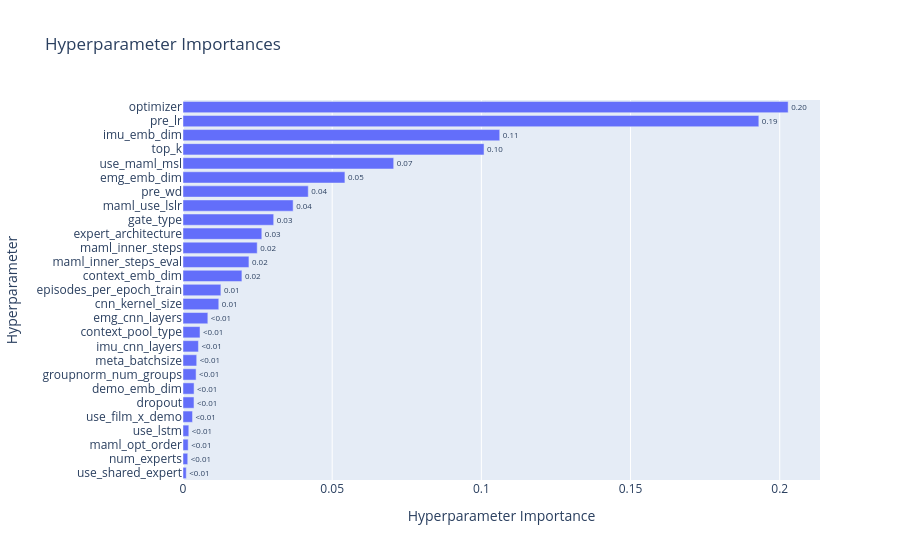

Notebook cell for this chart:
### Code cell
# D. Parameter Importance
# Helps you identify which hyperparameters actually moved the needle
fig_importance = vis.plot_param_importances(study)
fig_importance.show()

### Figure 1 — Plotly figure (JSON) as saved in the notebook; plotly's stock layout.template omitted (floating-point values rounded to 4 significant figures)
{"data": [{"cliponaxis": false, "hovertemplate": ["use_shared_expert (CategoricalDistribution): 0.0010929081494721665<extra></extra>", "num_experts (IntDistribution): 0.001587881456599815<extra></extra>", "maml_opt_order (CategoricalDistribution): 0.0017334916812707041<extra></extra>", "use_lstm (CategoricalDistribution): 0.0019482715034460534<extra></extra>", "use_film_x_demo (CategoricalDistribution): 0.0031922662935574874<extra></extra>", "dropout (CategoricalDistribution): 0.0036817503529780905<extra></extra>", "demo_emb_dim (CategoricalDistribution): 0.0037100002525637284<extra></extra>", "groupnorm_num_groups (CategoricalDistribution): 0.004386350788392176<extra></extra>", "meta_batchsize (CategoricalDistribution): 0.004593746598133909<extra></extra>", "imu_cnn_layers (CategoricalDistribution): 0.005172817251577817<extra></extra>", "context_pool_type (CategoricalDistribution): 0.005698339589834368<extra></extra>", "emg_cnn_layers (CategoricalDistribution): 0.008326164074536957<extra></extra>", "cnn_kernel_size (CategoricalDistribution): 0.011992586439243775<extra></extra>", "episodes_per_epoch_train (CategoricalDistribution): 0.012694864184496755<extra></extra>", "context_emb_dim (CategoricalDistribution): 0.019744056059867215<extra></extra>", "maml_inner_steps_eval (CategoricalDistribution): 0.02210027501314394<extra></extra>", "maml_inner_steps (CategoricalDistribution): 0.024871323548461294<extra></extra>", "expert_architecture (CategoricalDistribution): 0.026415828100951652<extra></extra>", "gate_type (CategoricalDistribution): 0.03039585786450361<extra></extra>", "maml_use_lslr (CategoricalDistribution): 0.0369139532167133<extra></extra>", "pre_wd (FloatDistribution): 0.0419825107056449<extra></extra>", "emg_emb_dim (CategoricalDistribution): 0.05427136934389574<extra></extra>", "use_maml_msl (CategoricalDistribution): 0.07061591182245043<extra></extra>", "top_k (CategoricalDistribution): 0.10089743654851706<extra></extra>", "imu_emb_dim (CategoricalDistribution): 0.1061570342888147<extra></extra>", "pre_lr (FloatDistribution): 0.19299758448116136<extra></extra>", "optimizer (CategoricalDistribution): 0.20282542038977128<extra></extra>"], "name": "Objective Value", "orientation": "h", "text": ["<0.01", "<0.01", "<0.01", "<0.01", "<0.01", "<0.01", "<0.01", "<0.01", "<0.01", "<0.01", "<0.01", "<0.01", "0.01", "0.01", "0.02", "0.02", "0.02", "0.03", "0.03", "0.04", "0.04", "0.05", "0.07", "0.10", "0.11", "0.19", "0.20"], "textposition": "outside", "type": "bar", "x": [0.001093, 0.001588, 0.001733, 0.001948, 0.003192, 0.003682, 0.00371, 0.004386, 0.004594, 0.005173, 0.005698, 0.008326, 0.01199, 0.01269, 0.01974, 0.0221, 0.02487, 0.02642, 0.0304, 0.03691, 0.04198, 0.05427, 0.07062, 0.1009, 0.1062, 0.193, 0.2028], "y": ["use_shared_expert", "num_experts", "maml_opt_order", "use_lstm", "use_film_x_demo", "dropout", "demo_emb_dim", "groupnorm_num_groups", "meta_batchsize", "imu_cnn_layers", "context_pool_type", "emg_cnn_layers", "cnn_kernel_size", "episodes_per_epoch_train", "context_emb_dim", "maml_inner_steps_eval", "maml_inner_steps", "expert_architecture", "gate_type", "maml_use_lslr", "pre_wd", "emg_emb_dim", "use_maml_msl", "top_k", "imu_emb_dim", "pre_lr", "optimizer"]}], "layout": {"title": {"text": "Hyperparameter Importances"}, "xaxis": {"title": {"text": "Hyperparameter Importance"}}, "yaxis": {"title": {"text": "Hyperparameter"}}}}
